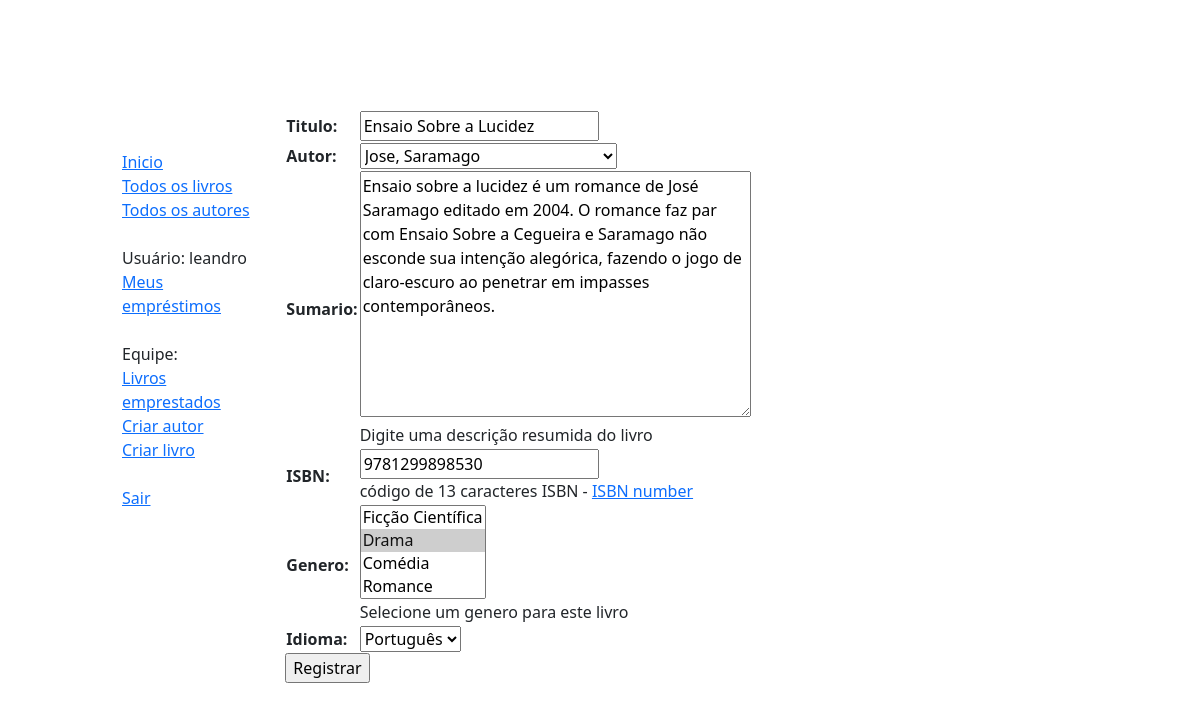
The page /catalog/livro/1/atualizar/ (signed in) on the database as committed earlier.
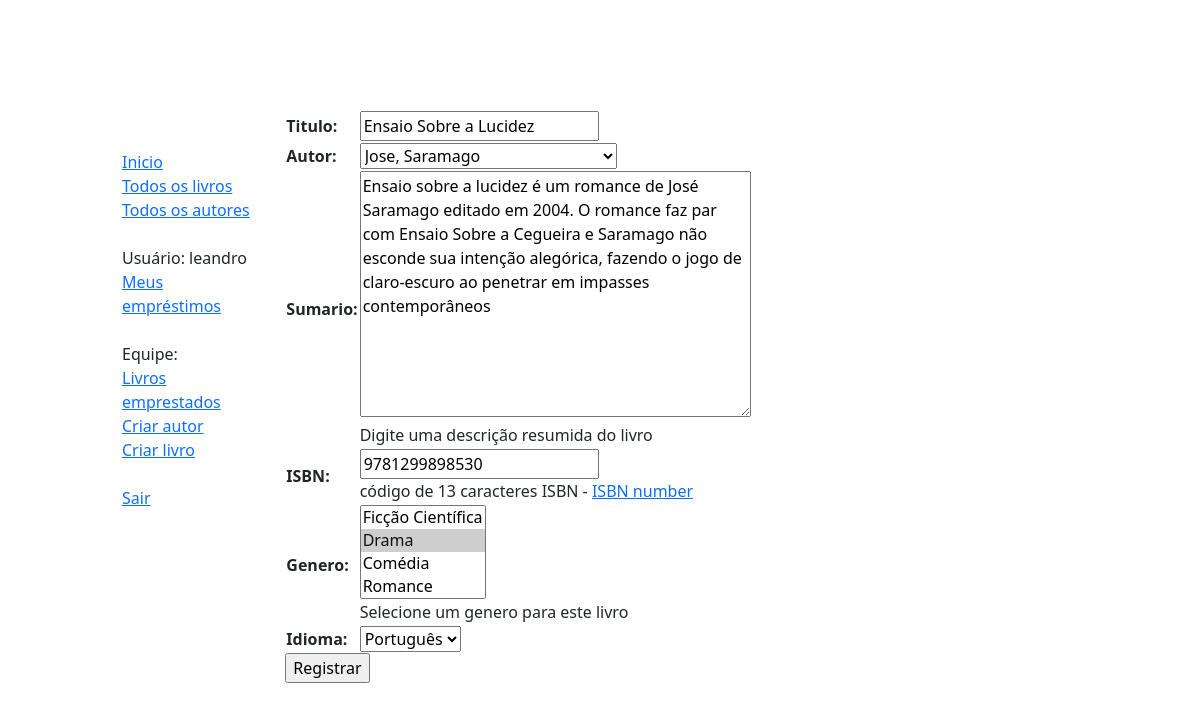
The same page on the database as committed later.
### catalog/models.py (models this page shows, shortened)
class Livro(models.Model):
    titulo = models.CharField(max_length=200)
    autor = models.ForeignKey('Autor', on_delete=models.SET_NULL, null=True)
    sumario = models.TextField(max_length=1000, help_text='Digite uma descrição resumida do livro')
    isbn = models.CharField('ISBN', max_length=13, unique=True, help_text='código de 13 caracteres ISBN - <a href="https://www.isbn-international.org/content/what-isbn">ISBN number</a>')
    genero = models.ManyToManyField(Genero, help_text='Selecione um genero para este livro')
    idioma = models.ForeignKey('Idioma', on_delete=models.SET_NULL, null = True)
    def mostra_genero(self):
        return ', '.join([genero.nome for genero in self.genero.all()[:3]])
    mostra_genero.short_description = 'Genero'
    class Meta:
        permissions = [('pode_criar_atualizar_livro','Cria/Atualiza Livro'),('pode_deletar_livro','Deleta livro')]

### catalog/views.py (the view)
# urls.py: path('livro/<int:pk>/atualizar/', views.AtualizarLivro.as_view(), name = 'livro-update'),
class AtualizarLivro(PermissionRequiredMixin,UpdateView):
    permission_required = 'catalog.pode_criar_atualizar_livro'
    model = Livro
    fields = ['titulo','autor','sumario','isbn','genero','idioma']

### catalog/models.py (called while the page is built)
    def __str__(self):
        return self.nome

    def __str__(self):
        return self.name

    def __str__(self):
        return f'{self.nome}, {self.sobrenome}'

### catalog/templates/catalog/livro_form.html (shortened to what this page needs)
{% extends 'base_generic.html' %}
{% block content %}
    <form action="" method="post">
        <table>
            {{ form.as_table }}
        </table>
        <input type="submit" value="Registrar">
    </form>
{% endblock %}

Rows that differ between the two databases and show on the page:
changed Livro "Ensaio Sobre a Lucidez": sumario "…ao penetrar em impasses contemporâneos." → "…ao penetrar em impasses contemporâneos"
